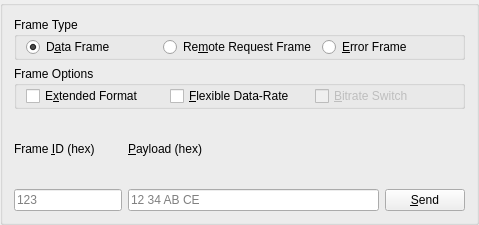
<?xml version="1.0" encoding="UTF-8"?>
<ui version="4.0">
 <class>SendFrameBox</class>
 <widget class="QGroupBox" name="SendFrameBox">
  <property name="geometry">
   <rect>
    <x>0</x>
    <y>0</y>
    <width>479</width>
    <height>225</height>
   </rect>
  </property>
  <property name="windowTitle">
   <string>GroupBox</string>
  </property>
  <layout class="QVBoxLayout" name="verticalLayout_4">
   <item>
    <widget class="QGroupBox" name="frameTypeBox">
     <property name="title">
      <string>Frame Type</string>
     </property>
     <property name="checkable">
      <bool>false</bool>
     </property>
     <layout class="QHBoxLayout" name="horizontalLayout">
      <property name="topMargin">
       <number>0</number>
      </property>
      <property name="bottomMargin">
       <number>0</number>
      </property>
      <item>
       <widget class="QRadioButton" name="dataFrame">
        <property name="toolTip">
         <string>Sends a CAN data frame.</string>
        </property>
        <property name="text">
         <string>D&amp;ata Frame</string>
        </property>
        <property name="checked">
         <bool>true</bool>
        </property>
       </widget>
      </item>
      <item>
       <widget class="QRadioButton" name="remoteFrame">
        <property name="toolTip">
         <string>Sends a CAN remote request frame.</string>
        </property>
        <property name="text">
         <string>Re&amp;mote Request Frame</string>
        </property>
       </widget>
      </item>
      <item>
       <widget class="QRadioButton" name="errorFrame">
        <property name="toolTip">
         <string>Sends an error frame.</string>
        </property>
        <property name="text">
         <string>&amp;Error Frame</string>
        </property>
       </widget>
      </item>
     </layout>
    </widget>
   </item>
   <item>
    <widget class="QGroupBox" name="frameOptionsBox">
     <property name="title">
      <string>Frame Options</string>
     </property>
     <layout class="QHBoxLayout" name="horizontalLayout_2">
      <property name="topMargin">
       <number>0</number>
      </property>
      <property name="bottomMargin">
       <number>0</number>
      </property>
      <item>
       <widget class="QCheckBox" name="extendedFormatBox">
        <property name="toolTip">
         <string>Allows extended frames with 29 bit identifier.</string>
        </property>
        <property name="text">
         <string>E&amp;xtended Format</string>
        </property>
       </widget>
      </item>
      <item>
       <widget class="QCheckBox" name="flexibleDataRateBox">
        <property name="toolTip">
         <string>Allows up to 64 byte payload data.</string>
        </property>
        <property name="text">
         <string>&amp;Flexible Data-Rate</string>
        </property>
       </widget>
      </item>
      <item>
       <widget class="QCheckBox" name="bitrateSwitchBox">
        <property name="enabled">
         <bool>false</bool>
        </property>
        <property name="toolTip">
         <string>Sends payload at higher data rate.</string>
        </property>
        <property name="text">
         <string>&amp;Bitrate Switch</string>
        </property>
       </widget>
      </item>
     </layout>
    </widget>
   </item>
   <item>
    <layout class="QHBoxLayout" name="horizontalLayout_3">
     <item>
      <layout class="QVBoxLayout" name="verticalLayout">
       <item>
        <widget class="QLabel" name="frameIdLabel">
         <property name="text">
          <string>Frame &amp;ID (hex)</string>
         </property>
         <property name="buddy">
          <cstring>frameIdEdit</cstring>
         </property>
        </widget>
       </item>
       <item>
        <widget class="QLineEdit" name="frameIdEdit">
         <property name="sizePolicy">
          <sizepolicy hsizetype="Preferred" vsizetype="Fixed">
           <horstretch>1</horstretch>
           <verstretch>0</verstretch>
          </sizepolicy>
         </property>
         <property name="placeholderText">
          <string>123</string>
         </property>
         <property name="clearButtonEnabled">
          <bool>true</bool>
         </property>
        </widget>
       </item>
      </layout>
     </item>
     <item>
      <layout class="QVBoxLayout" name="verticalLayout_2">
       <item>
        <widget class="QLabel" name="payloadLabel">
         <property name="text">
          <string>&amp;Payload (hex)</string>
         </property>
         <property name="buddy">
          <cstring>payloadEdit</cstring>
         </property>
        </widget>
       </item>
       <item>
        <widget class="QLineEdit" name="payloadEdit">
         <property name="sizePolicy">
          <sizepolicy hsizetype="Expanding" vsizetype="Fixed">
           <horstretch>2</horstretch>
           <verstretch>0</verstretch>
          </sizepolicy>
         </property>
         <property name="placeholderText">
          <string>12 34 AB CE</string>
         </property>
         <property name="clearButtonEnabled">
          <bool>true</bool>
         </property>
        </widget>
       </item>
      </layout>
     </item>
     <item>
      <layout class="QVBoxLayout" name="verticalLayout_3">
       <item>
        <spacer name="verticalSpacer">
         <property name="orientation">
          <enum>Qt::Vertical</enum>
         </property>
         <property name="sizeHint" stdset="0">
          <size>
           <width>20</width>
           <height>40</height>
          </size>
         </property>
        </spacer>
       </item>
       <item>
        <widget class="QPushButton" name="sendButton">
         <property name="text">
          <string>&amp;Send</string>
         </property>
        </widget>
       </item>
      </layout>
     </item>
    </layout>
   </item>
  </layout>
 </widget>
 <resources/>
 <connections/>
</ui>
